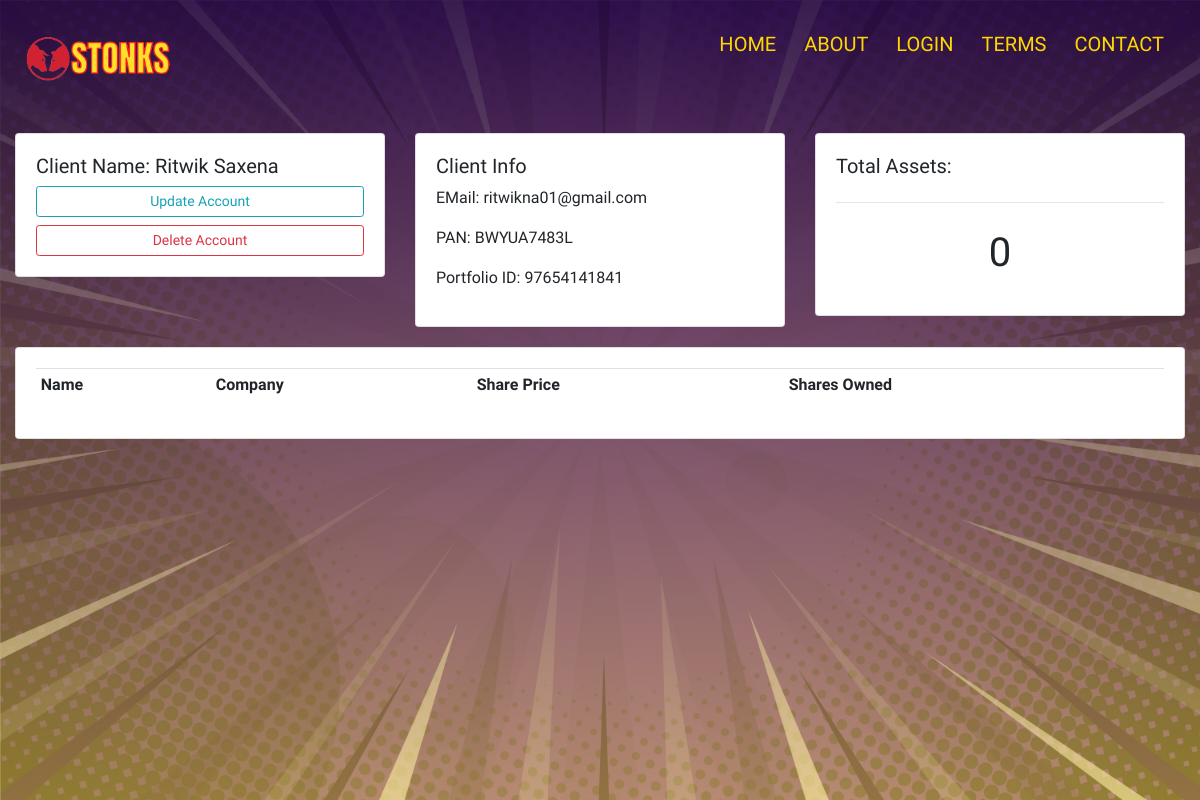
Screenshot of /client/4/ with the database file from the repository.
### accounts/models.py (models this page shows, shortened)
class Client(models.Model):
    CID = models.CharField(max_length = 12)
    Name = models.CharField(max_length = 50)
    Email = models.EmailField()
    Portfolio_ID = models.CharField(max_length = 15)
    PAN = models.CharField(max_length = 14)
    data_created = models.DateTimeField(auto_now_add = True)
    Password = models.CharField(max_length=20,default="1234")

### accounts/views.py (the view)
# urls.py: path('client/<str:ID>/', views.client, name='client'),
def client(request, ID):
    client = Client.objects.get(id = ID)
    stocks = client.client_stock_set.all()
    assets = 0
    for S in stocks:
        assets += (S.Shares*S.SID.Price)
    context = {'client': client, 'stocks': stocks, 'assets': assets}
    return render(request, 'accounts/client.html', context)

### accounts/templates/accounts/client.html (shortened to what this page needs)
{% load static %}
<!DOCTYPE html>
<html>
<head>
	<link rel="stylesheet" href="https://stackpath.bootstrapcdn.com/bootstrap/4.3.1/css/bootstrap.min.css">
    <link rel="stylesheet" type="text/css" href="{% static '/css/client.css' %}">
</head>
<body>
    <section class="header">
	<nav>
        <a href="{% url 'home' %}"><img src="{% static '/images/03.png' %}"></a>
        <div class="nav-links">
            <ul>
                <li> <a href="{% url 'home' %}">HOME</a></li>
                <li> <a href="{% url 'about' %}">ABOUT</a></li>
                <li> <a href="{% url 'login' %}">LOGIN</a></li>
                <li> <a href="{% url 'terms' %}">TERMS</a></li>
                <li> <a href="{% url 'contact' %}">CONTACT</a></li>
            </ul>
        </div>
    </nav>
	<div class="container-fluid">
        <br>
        <div class="row">
            <div class="col-md">
                <div class="card card-body">
                    <h5>Client Name: {{client.Name}}</h5>
                    <a class="btn btn-outline-info  btn-sm btn-block" href="">Update Account</a>
                    <a class="btn btn-outline-danger  btn-sm btn-block" href="">Delete Account</a>
                </div>
            </div>
            <div class="col-md">
                <div class="card card-body">
                    <h5>Client Info</h5>
                    <p>EMail: {{client.Email}}</p>
                    <p>PAN: {{client.PAN}}</p>
                    <p>Portfolio ID: {{client.Portfolio_ID}}</p>
                </div>
            </div>
            <div class="col-md">
                <div class="card card-body">
                    <h5>Total Assets:</h5>
                    <hr>
                    <h1 style="text-align: center;padding: 10px">{{assets}}</h1>
                </div>
            </div>
        </div>
        <div class="row">
            <div class="col-md">
                <div class="card card-body">
                    <table class="table table-sm">
                        <tr>
                            <th>Name</th>
                            <th>Company</th>
                            <th>Share Price</th>
                            <th>Shares Owned</th>
                        </tr>
                    </table>
                </div>
            </div>
        </div>
    </div>
    </section>
</body>
</html>

### static/css/client.css (style rules this page uses)
* { margin: 0; padding: 0; font-family: 'Maven Pro', sans-serif; }
nav { display: flex; padding: 1% 2%; justify-content: space-between; align-items: center; }
nav img { width: 150px; }
.nav-links ul li { list-style: none; display: inline-block; padding: 8px 12px; position: relative; }
.nav-links ul li a { color: gold; text-decoration: none; font-size: 20px; }
.nav-links ul li::after { content: ''; width: 0%; height: 4px; background:orangered; display: block; margin: auto; transition: 0.2s; }
.row { padding-bottom: 20px; }

### rows the page displays
Client: Name "Ritwik Saxena", Email "ritwikna01@gmail.com", PAN "BWYUA7483L", Portfolio_ID "97654141841"

### other values shown
{{ assets }} "0"
